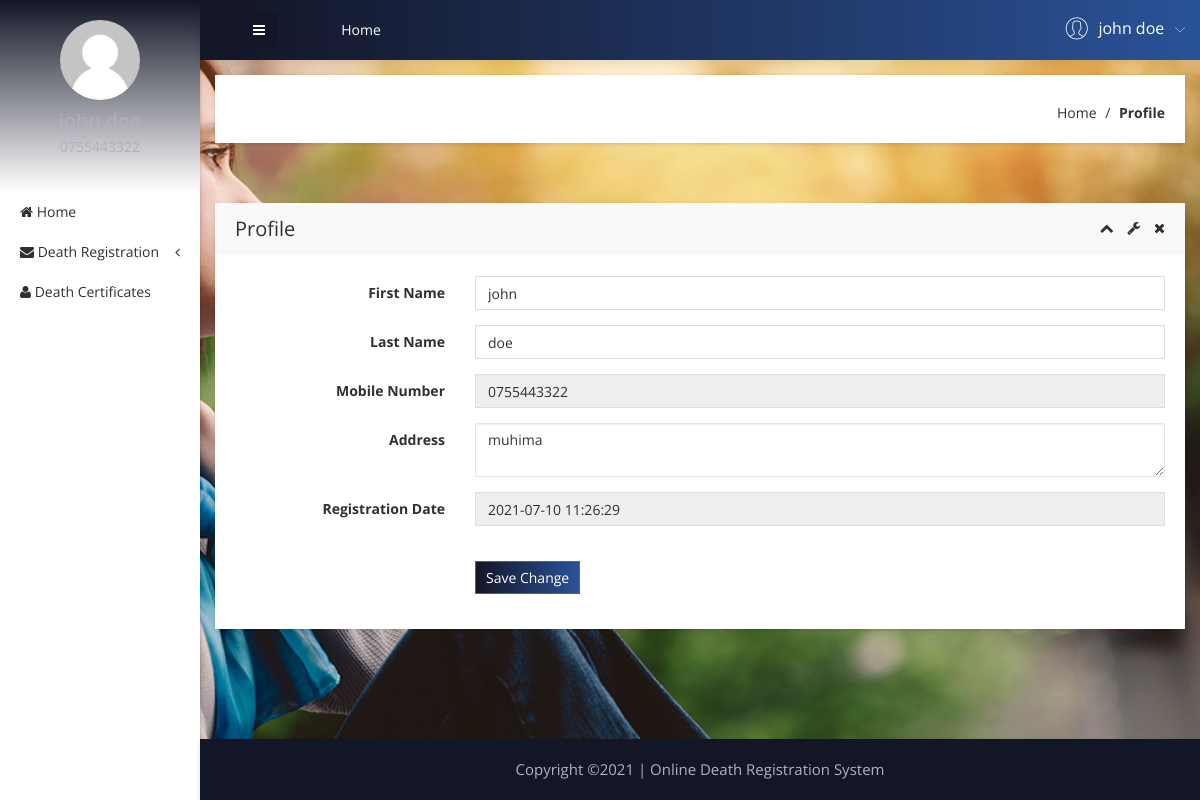
Screenshot of /user/profile.php (signed in) with the database file from the repository.
### tables this page shows
CREATE TABLE `tbluser` (
  `ID` int(10) NOT NULL,
  `FirstName` varchar(200) DEFAULT NULL,
  `LastName` varchar(200) DEFAULT NULL,
  `MobileNumber` varchar(255) DEFAULT NULL,
  `Address` mediumtext DEFAULT NULL,
  `Password` varchar(200) NOT NULL,
  `RegDate` timestamp NULL DEFAULT current_timestamp()
);

### user/profile.php (the view, shortened to what the rows shown need)
<?php
include('includes/dbconnection.php');
if (strlen($_SESSION['obcsuid'] == 0)) {
  header('location:logout.php');
} else {
?>
<!doctype html>
<html class="no-js" lang="en">
<head>
    <link rel="stylesheet" href="css/bootstrap.min.css">
    <link rel="stylesheet" href="css/font-awesome.min.css">
    <link rel="stylesheet" href="css/adminpro-custon-icon.css">
    <link rel="stylesheet" href="css/meanmenu.min.css">
    <link rel="stylesheet" href="css/jquery.mCustomScrollbar.min.css">
    <link rel="stylesheet" href="css/animate.css">
    <link rel="stylesheet" href="css/modals.css">
    <link rel="stylesheet" href="css/normalize.css">
    <link rel="stylesheet" href="css/form/all-type-forms.css">
    <link rel="stylesheet" href="style.css">
    <link rel="stylesheet" href="css/responsive.css">
</head>
<body class="materialdesign">
    <div class="wrapper-pro">
        <div class="container-fluid">
            <div class="row">
                <?php include_once('includes/sidebar.php'); ?>
                <?php include_once('includes/header.php'); ?>
                <div class="basic-form-area mg-b-15">
                    <div class="container-fluid">
                        <div class="row">
                            <div class="col-lg-12">
                                <div class="sparkline12-list shadow-reset mg-t-30">
                                    <div class="sparkline12-hd">
                                        <div class="main-sparkline12-hd">
                                            <h1>Profile</h1>
                                        </div>
                                    </div>
                                    <div class="sparkline12-graph">
                                        <div class="basic-login-form-ad">
                                            <div class="row">
                                                <div class="col-lg-12">
                                                    <div class="all-form-element-inner">
                                                        <form method="post">
                                                            <?php
                                $uid = $_SESSION['obcsuid'];
                                $sql = "SELECT * from  tbluser where ID=:uid";
                                $query = $dbh->prepare($sql);
                                $query->bindParam(':uid', $uid, PDO::PARAM_STR);
                                $query->execute();
                                $results = $query->fetchAll(PDO::FETCH_OBJ);
                                if ($query->rowCount() > 0) {
                                  foreach ($results as $row) {               ?>
                                                            <div class="form-group-inner">
                                                                <div class="row">
                                                                    <div class="col-lg-3">
                                                                        <label
                                                                            class="login2 pull-right pull-right-pro">First
                                                                            Name</label>
                                                                    </div>
                                                                    <div class="col-lg-9">
                                                                        <input type="text" class="form-control"
                                                                            name="fname"
                                                                            value="<?php echo $row->FirstName; ?>"
                                                                            required="true" />
                                                                    </div>
                                                                </div>
                                                            </div>
                                                            <div class="form-group-inner">
                                                                <div class="row">
                                                                    <div class="col-lg-3">
                                                                        <label
                                                                            class="login2 pull-right pull-right-pro">Last
                                                                            Name</label>
                                                                    </div>
                                                                    <div class="col-lg-9">
                                                                        <input type="text" class="form-control"
                                                                            name="lname"
                                                                            value="<?php echo $row->LastName; ?>"
                                                                            required="true" />
                                                                    </div>
                                                                </div>
                                                            </div>
                                                            <div class="form-group-inner">
                                                                <div class="row">
                                                                    <div class="col-lg-3">
                                                                        <label
                                                                            class="login2 pull-right pull-right-pro">Mobile
                                                                            Number</label>
                                                                    </div>
                                                                    <div class="col-lg-9">
                                                                        <input type="text" class="form-control"
                                                                            readonly="true"
                                                                            value="<?php echo $row->MobileNumber; ?>" />
                                                                    </div>
                                                                </div>
                                                            </div>
                                                            <div class="form-group-inner">
                                                                <div class="row">
                                                                    <div class="col-lg-3">
                                                                        <label
                                                                            class="login2 pull-right pull-right-pro">Address</label>
                                                                    </div>
                                                                    <div class="col-lg-9">
                                                                        <textarea type="text" class="form-control"
                                                                            name="add"
                                                                            value="" /><?php echo $row->Address; ?></textarea>
                                                                    </div>
                                                                </div>
                                                            </div>
                                                            <div class="form-group-inner">
                                                                <div class="row">
                                                                    <div class="col-lg-3">
                                                                        <label
                                                                            class="login2 pull-right pull-right-pro">Registration
                                                                            Date</label>
                                                                    </div>
                                                                    <div class="col-lg-9">
                                                                        <input type="text" class="form-control"
                                                                            readonly="true"
                                                                            value="<?php echo $row->RegDate; ?>" />
                                                                    </div>
                                                                </div>
                                                            </div>
                                                            <?php $cnt = $cnt + 1;
                                  }
                                } ?>
                                                        </form>
                                                    </div>
                                                </div>
                                            </div>
                                        </div>
                                    </div>
                                </div>
                            </div>
                        </div>
                    </div>
                </div>
            </div>
        </div>
    </div>
    </div>
</body>
</html><?php }  ?>

### user/includes/sidebar.php (shortened to what the rows shown need)
<?php
if (strlen($_SESSION['obcsuid'] == 0)) {
    header('location:logout.php');
} else {
?>
<div class="col-lg-2 left-sidebar-pro">
    <nav id="sidebar">
        <div class="sidebar-header">
            <?php
                $uid = $_SESSION['obcsuid'];
                $sql = "SELECT FirstName,LastName,MobileNumber from  tbluser where ID=:uid";
                $query = $dbh->prepare($sql);
                $query->bindParam(':uid', $uid, PDO::PARAM_STR);
                $query->execute();
                $results = $query->fetchAll(PDO::FETCH_OBJ);
                $cnt = 1;
                if ($query->rowCount() > 0) {
                    foreach ($results as $row) {               ?>
            <a href="#"><img src="img/message/avatar.jpg" alt="" />
            </a>
            <h3><?php echo $row->FirstName; ?> <?php echo $row->LastName; ?></h3>
            <p><?php echo $row->MobileNumber; ?></p><?php $cnt = $cnt + 1;
                                                            }
                                                        } ?>
        </div>
    </nav>
</div><?php }  ?>

### user/includes/header.php (shortened to what the rows shown need)
<?php
 if (strlen($_SESSION['obcsuid'] == 0)) {
     header('location:logout.php');
 } else {
 ?>
<div class="col-lg-10 main-side-pro">
    <div class="content-inner-all">
        <div class="header-top-area">
            <div class="fixed-header-top">
                <div class="container-fluid">
                    <div class="row">
                        <div class="col-lg-5 col-md-5 col-sm-6 col-xs-12">
                            <div class="header-right-info">
                                <ul class="nav navbar-nav mai-top-nav header-right-menu">
                                    <?php
                                         $uid = $_SESSION['obcsuid'];
                                         $sql = "SELECT FirstName,LastName,MobileNumber from  tbluser where ID=:uid";
                                         $query = $dbh->prepare($sql);
                                         $query->bindParam(':uid', $uid, PDO::PARAM_STR);
                                         $query->execute();
                                         $results = $query->fetchAll(PDO::FETCH_OBJ);
                                         $cnt = 1;
                                         if ($query->rowCount() > 0) {
                                             foreach ($results as $row) {               ?>
                                    <li class="nav-item">
                                        <a href="#" data-toggle="dropdown" role="button" aria-expanded="false"
                                            class="nav-link dropdown-toggle">
                                            <span
                                                class="adminpro-icon adminpro-user-rounded header-riht-inf"></span>
                                            <span class="admin-name"><?php echo $row->FirstName; ?>
                                                <?php echo $row->LastName; ?> </span>
                                            <span
                                                class="author-project-icon adminpro-icon adminpro-down-arrow"></span><?php $cnt = $cnt + 1;
                                                                                                                                 }
                                                                                                                             } ?>
                                        </a>
                                    </li>
                                </ul>
                            </div>
                        </div>
                    </div>
                </div>
            </div>
        </div><?php }  ?>

### rows the page displays
tbluser: FirstName "john", LastName "doe", MobileNumber "0755443322", fname "john", lname "doe", add "muhima", RegDate "2021-07-10 11:26:29"
